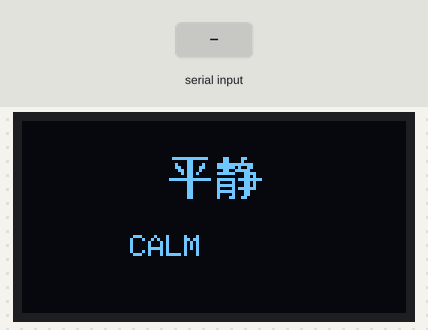
A sketch run on a simulated Arduino Uno, built with avr-gcc and run on an emulated ATmega328P. Shown: 128×64 one-colour display. The test bench sets the inputs (shaded band). What the sketch prints to the serial monitor is not drawn.

Above: at 1.2 s.
1.3 s: "TW\n" received over Serial
At 2.3 s:
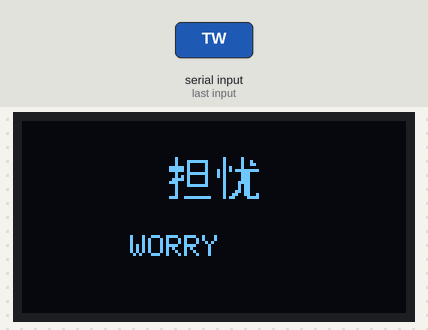
2.8 s: "TS\n" received over Serial
At 3.4 s:
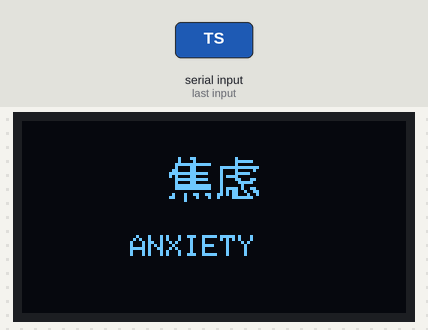
4.3 s: "TA\n" received over Serial
At 5.5 s:
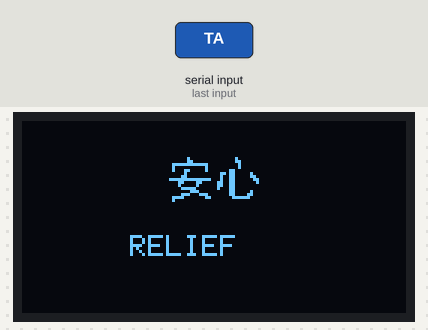
5.8 s: "TR\n" received over Serial
At 6.9 s:
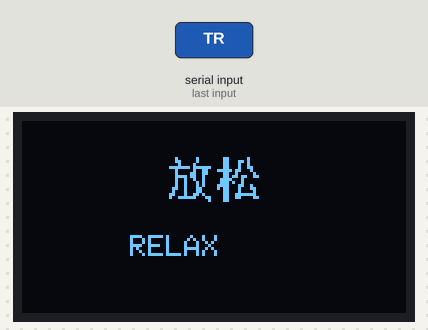
7.3 s: "TO\n" received over Serial
At 8.0 s:
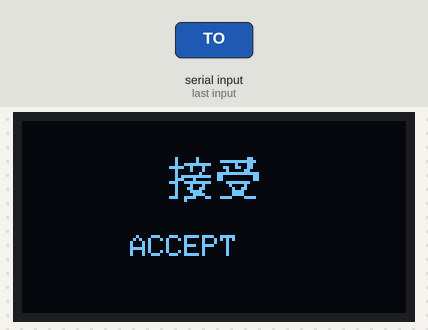
8.8 s: "TW\n" received over Serial
At 9.2 s:
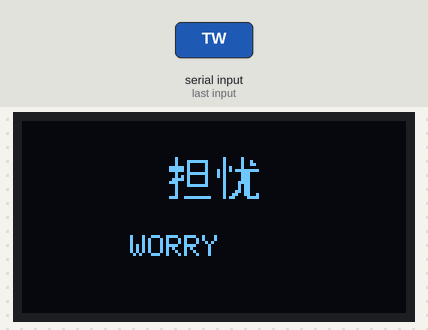
Timing chart, 0 to 11.3 s (numbered marks = the images above; inputs shaded):
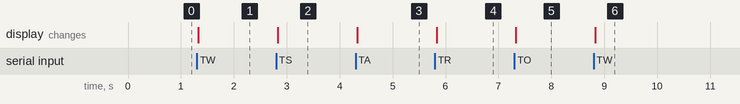

Measured:
- after the input at 1.3 s, the display: changes at once (image 1)
- after the input at 2.8 s, the display: changes at once (image 2)
- after the input at 4.3 s, the display: changes at once (image 3)
- after the input at 5.8 s, the display: changes at once (image 4)
- after the input at 7.3 s, the display: changes at once (image 5)
- after the input at 8.8 s, the display: changes at once (image 6)

The sketch:

oled_chinese_demo.ino
```cpp
/*

  oled_chinese_demo.ino

  OLED 固定中文点阵演示


  说明：

  1. 不依赖完整中文字库。

  2. Python/BLE 只发送状态码，如 TW/TA/TC/TS。

  3. Arduino 本地根据状态码 drawBitmap 显示固定中文词。


  需要先运行 make_oled_bitmaps.py 生成 oled_zh_words.h。

*/


#include <Wire.h>

#include <Adafruit_GFX.h>

#include <Adafruit_SSD1306.h>

#include "oled_zh_words.h"


#define SCREEN_WIDTH 128

#define SCREEN_HEIGHT 64

#define OLED_RESET -1

#define OLED_ADDR 0x3C


Adafruit_SSD1306 display(SCREEN_WIDTH, SCREEN_HEIGHT, &Wire, OLED_RESET);


String currentState = "TC";


void drawWord(const unsigned char *bmp, const char *en) {

  display.clearDisplay();

  display.drawBitmap(48, 12, bmp, 32, 16, SSD1306_WHITE);

  display.setTextSize(1);

  display.setTextColor(SSD1306_WHITE);

  display.setCursor(36, 38);

  display.print(en);

  display.display();

}


void showState(const String &cmd) {

  if (cmd == "TW") {

    drawWord(WORD_WORRY, "WORRY");

  } else if (cmd == "TS") {

    drawWord(WORD_ANXIETY, "ANXIETY");

  } else if (cmd == "TA") {

    drawWord(WORD_RELIEF, "RELIEF");

  } else if (cmd == "TR") {

    drawWord(WORD_RELAX, "RELAX");

  } else if (cmd == "TO") {

    drawWord(WORD_ACCEPT, "ACCEPT");

  } else {

    drawWord(WORD_CALM, "CALM");

  }

}


void setup() {

  Serial.begin(9600);

  Wire.begin();

  if (!display.begin(SSD1306_SWITCHCAPVCC, OLED_ADDR)) {

    Serial.println(F("OLED failed"));

    while (1) delay(100);

  }

  Serial.println(F("OLED Chinese bitmap demo ready"));

  showState(currentState);

}


void loop() {

  if (Serial.available()) {

    String cmd = Serial.readStringUntil('\n');

    cmd.trim();

    if (cmd.length() > 0) {

      currentState = cmd;

      showState(currentState);

      Serial.print(F("STATE="));

      Serial.println(currentState);

    }

  }

}
```

Source omitted: oled_zh_words.h (data table, 2919 bytes)
